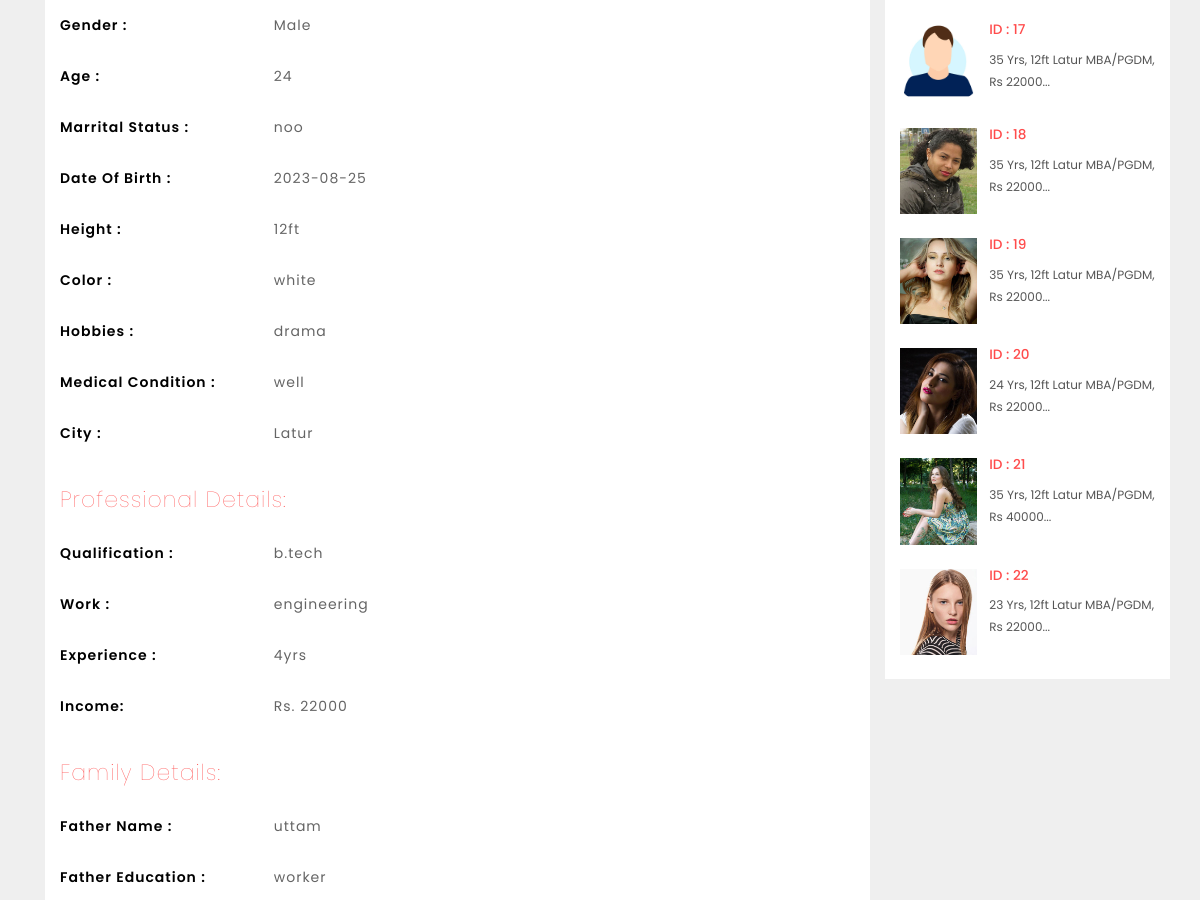
Page /show_profile/28 (middle part) on the earlier database version.
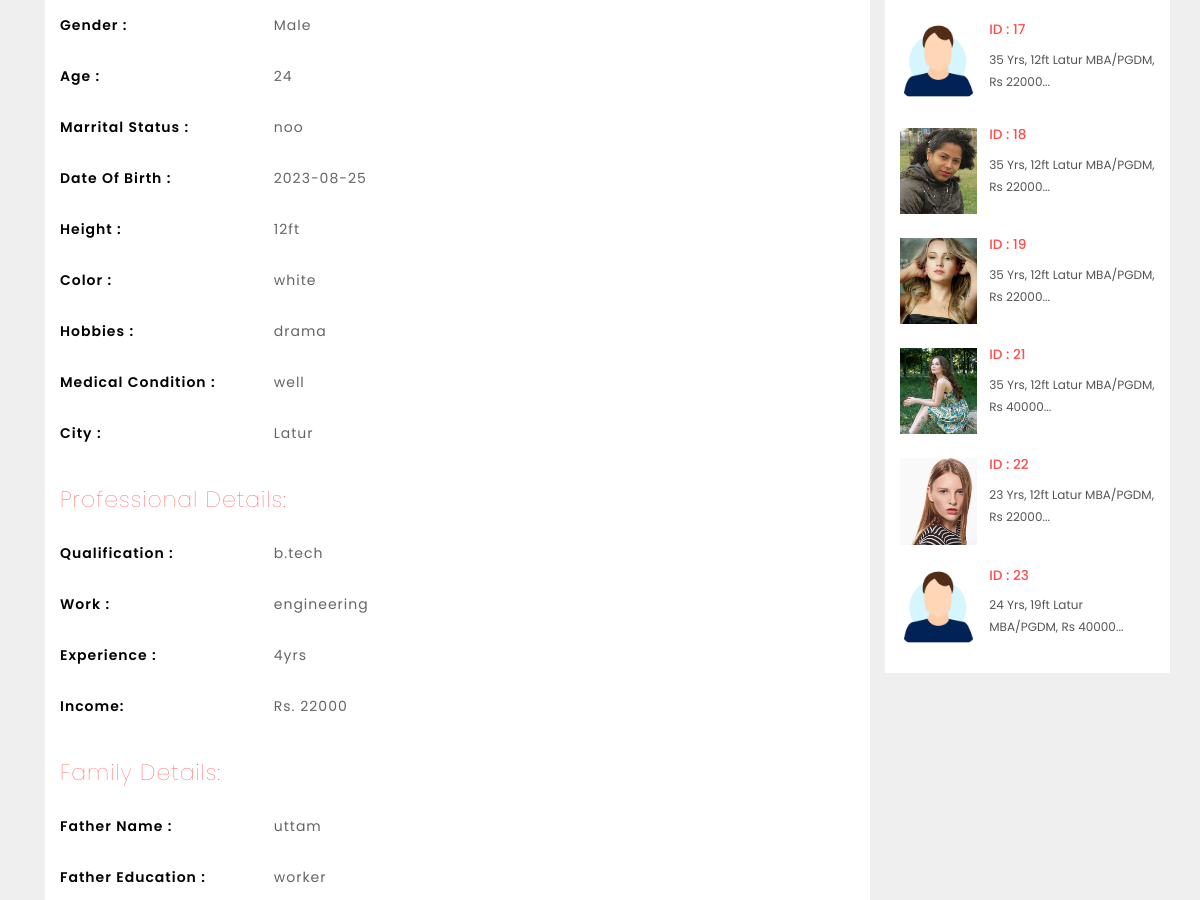
Same page on the later database version.
### app1/models.py (models this page shows, shortened)
class profile(models.Model):
    user = models.OneToOneField(User, on_delete=models.CASCADE, null=True, blank=True)
    gender = models.CharField(max_length=50,default="", null=True, blank=True)
    age = models.CharField(max_length=50,default="0", null=True, blank=True)
    mobile = models.CharField(max_length=50,default="", null=True, blank=True)
    marrital_status = models.CharField(max_length=50,default="", null=True, blank=True)
    dob = models.CharField(max_length=50,default="", null=True, blank=True)
    height = models.CharField(max_length=50,default="", null=True, blank=True)
    color = models.CharField(max_length=50,default="", null=True, blank=True)
    Qualification = models.CharField(max_length=50,default="", null=True, blank=True)
    work = models.CharField(max_length=50,default="", null=True, blank=True)
    experience = models.CharField(max_length=50,default="", null=True, blank=True)
    hobbies = models.CharField(max_length=50,default="", null=True, blank=True)
    income = models.CharField(max_length=50,default="", null=True, blank=True)
    medical_condition = models.CharField(max_length=50,default="", null=True, blank=True)
    city = models.CharField(max_length=50,default="", null=True, blank=True)
    about_me = models.TextField(null=True,blank=True)
    is_featured = models.BooleanField(default=False)
    is_verified = models.BooleanField(default=False)
    is_mail_verified = models.BooleanField(default=False)

class media(models.Model):
    user = models.OneToOneField(User, on_delete=models.CASCADE, null=True, blank=True)
    dp = models.ImageField(upload_to="media", height_field=None, width_field=None, max_length=None)

### app1/views.py (the view)
# urls.py: path("show_profile/<int:id>", views.show_profile , name="show_profile"),
def show_profile(request,id):
    from app1.models import profile,family_details,media
    sprofile = profile.objects.all()[:10]
    profile = profile.objects.filter(user=id)[0]
    data = {
        'profile':profile,
        'sprofile':sprofile
    }
    return render(request,"view_profile.html",data)

### template/view_profile.html (shortened to what the changed rows need)
{% extends 'base.html' %}
{% block main %}
	<div class="w3ls-list">
		<div class="container">
		<div class="col-md-3 w3ls-aside">
			<div class="view_profile">
			{% for i in sprofile %}
			<ul class="profile_item">
				<a href="/show_profile/{{i.user.id}}">
				 <li class="profile_item-img">
					   <img src="{{i.user.media.dp.url}}" class="img-responsive" alt="">
				 </li>
				 <li class="profile_item-desc">
					   <h6>ID : {{i.user.id}}</h6>
					   <p>{{i.age}} Yrs,  {{i.height}} {{i.city}}
					MBA/PGDM,
					Rs {{i.income}}...</p>
				 </li>
				 <div class="clearfix"> </div>
				</a>
			 </ul>
			{% endfor %}
       </div>
		</div>
	</div>
	</div>
	{% load static %}
{% endblock main %}

Differences in the rows shown:
removed profile: user.media.dp (picture), user.id "20", age "24", height "12ft", city "Latur", income "22000"
now on this page (row unchanged): profile: user.media.dp (picture), user.id "23", age "24", height "19ft", city "Latur", income "40000"
